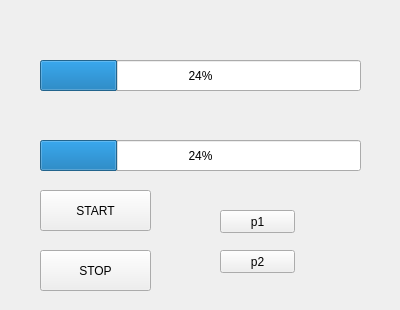
<?xml version="1.0" encoding="UTF-8"?>
<ui version="4.0">
 <class>Widget</class>
 <widget class="QWidget" name="Widget">
  <property name="geometry">
   <rect>
    <x>0</x>
    <y>0</y>
    <width>400</width>
    <height>310</height>
   </rect>
  </property>
  <property name="windowTitle">
   <string>Widget</string>
  </property>
  <widget class="QProgressBar" name="pB1">
   <property name="geometry">
    <rect>
     <x>40</x>
     <y>60</y>
     <width>321</width>
     <height>31</height>
    </rect>
   </property>
   <property name="value">
    <number>24</number>
   </property>
  </widget>
  <widget class="QProgressBar" name="pB2">
   <property name="geometry">
    <rect>
     <x>40</x>
     <y>140</y>
     <width>321</width>
     <height>31</height>
    </rect>
   </property>
   <property name="value">
    <number>24</number>
   </property>
  </widget>
  <widget class="QPushButton" name="pushButton">
   <property name="geometry">
    <rect>
     <x>40</x>
     <y>190</y>
     <width>111</width>
     <height>41</height>
    </rect>
   </property>
   <property name="text">
    <string>START</string>
   </property>
  </widget>
  <widget class="QPushButton" name="pushButton_2">
   <property name="geometry">
    <rect>
     <x>40</x>
     <y>250</y>
     <width>111</width>
     <height>41</height>
    </rect>
   </property>
   <property name="text">
    <string>STOP</string>
   </property>
  </widget>
  <widget class="QPushButton" name="P1">
   <property name="geometry">
    <rect>
     <x>220</x>
     <y>210</y>
     <width>75</width>
     <height>23</height>
    </rect>
   </property>
   <property name="text">
    <string>p1</string>
   </property>
  </widget>
  <widget class="QPushButton" name="P2">
   <property name="geometry">
    <rect>
     <x>220</x>
     <y>250</y>
     <width>75</width>
     <height>23</height>
    </rect>
   </property>
   <property name="text">
    <string>p2</string>
   </property>
  </widget>
 </widget>
 <layoutdefault spacing="6" margin="11"/>
 <resources/>
 <connections/>
</ui>
